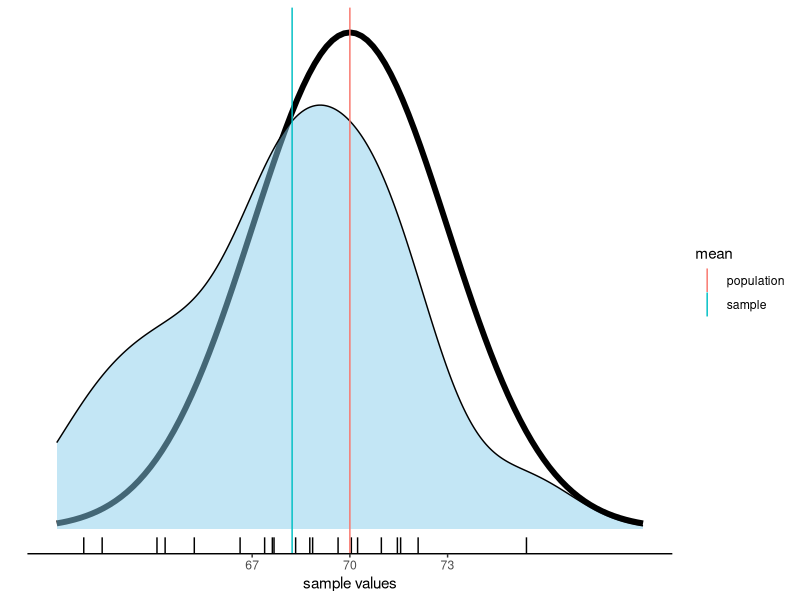

R code for this plot:
library(dplyr)
library(ggplot2)

mean <- 70
sd <- 3
n <- 20

random_sample <- rnorm(n, mean = mean, sd = sd)

density_plots <- function(mean, sd, sample) {
  
  sample_mean <- mean(sample)
  
  ## set uop data frames for plot:
  sample_df <- data.frame(
    x = sample
  )
  curve_df <- data.frame(
    x = c(mean - 3 * sd, mean + 3 * sd)
  )
  vline_df <- data.frame(
    x = c(mean, sample_mean),
    mean = c("population", "sample")
  )
  
  ## construct plot object
  p <-
    curve_df %>% 
    ggplot(aes(x = x)) +
    stat_function(
      fun = dnorm, 
      n = 101, 
      args = list(mean = mean, sd = sd),
      lwd = 2
    ) + 
    ylab("") +
    xlab("sample values") +
    scale_x_continuous(breaks = c(mean - sd, mean, mean + sd)) +
    scale_y_continuous(breaks = NULL) +
    ## switch data to sample to make denisty plot:
    geom_density(
      data = sample_df, 
      aes(x = x), 
      fill = "skyblue",
      alpha = 0.5
    ) +
    ## now the rug, again using sample data:
    geom_rug(data = sample_df) +
    ## verticla lines show population and sample means:
    geom_vline(data = vline_df, aes(xintercept = x, color = mean)) +
    ## strip away distracting background and grids:
    theme_bw() +
    theme(axis.line = element_line(color='black'),
          plot.background = element_blank(),
          panel.grid.major = element_blank(),
          panel.grid.minor = element_blank(),
          panel.border = element_blank())
  ## return plot for printing:
  p
}

density_plots(mean, sd, random_sample)
